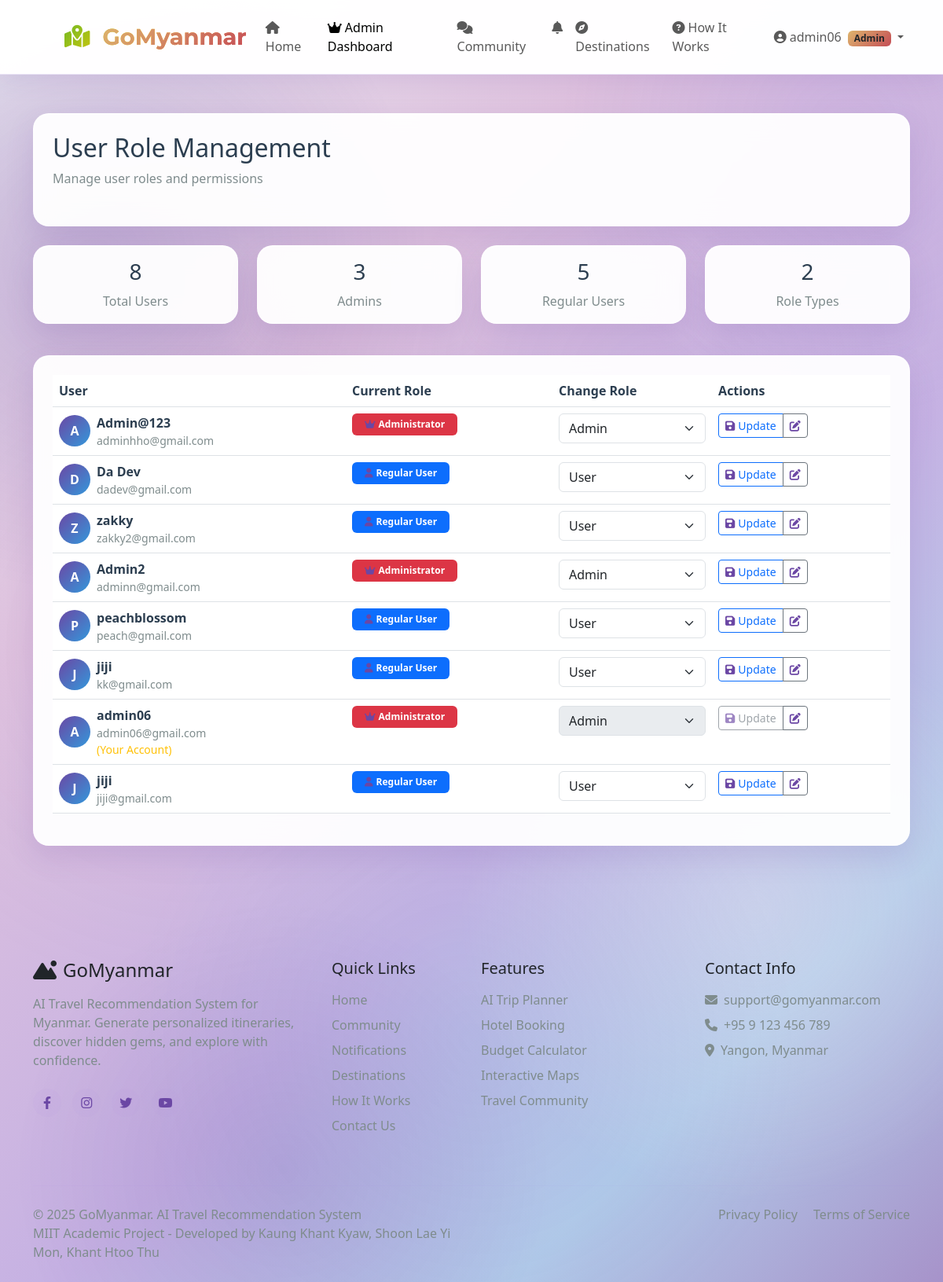
The page /users/admin/users/roles/ (signed in) on the database its author committed.
### users/models.py (models this page shows, shortened)
class CustomUser(AbstractUser):
    USER_TYPE_CHOICES = (
        ('user', 'User'),
        ('admin', 'Admin'),
    )
    username = models.CharField(
        _('username'),
        max_length=150,
        unique=False,  # CHANGED: This allows duplicate usernames
        help_text=_('Required. 150 characters or fewer. Letters, digits and @/./+/-/_ only.'),
    )
    email = models.EmailField(
        _('email address'),
        unique=True,  # CHANGED: Email must be unique
        error_messages={
            'unique': _("A user with that email already exists."),
        },
    )
    USERNAME_FIELD = 'email'  # Login with email
    REQUIRED_FIELDS = ['username']  # Username is still required but not for login
    objects = CustomUserManager()
    user_type = models.CharField(max_length=20, choices=USER_TYPE_CHOICES, default='user')
    profile_picture = models.ImageField(upload_to='profile_pics/', blank=True, null=True)
    bio = models.TextField(blank=True)
    phone_number = models.CharField(max_length=20, blank=True)
    location = models.CharField(max_length=100, blank=True)
    followers = models.ManyToManyField('self', symmetrical=False, related_name='following', blank=True)
    class Meta:
        verbose_name = _('user')
        verbose_name_plural = _('users')
        ordering = ['email', 'username']
    def is_admin_user(self):
        return self.user_type == 'admin' or self.is_staff or self.is_superuser

### users/views_admin.py (the view)
# urls.py: path('admin/users/roles/', views_admin.AdminUserRolesView.as_view(), name='admin_user_roles'),
class AdminUserRolesView(LoginRequiredMixin, AdminRequiredMixin, TemplateView):
    template_name = 'users/admin_user_roles.html'
    def get_context_data(self, **kwargs):
        context = super().get_context_data(**kwargs)
        users = CustomUser.objects.all().order_by('-date_joined')
        context['users'] = users
        context['user_types'] = CustomUser.USER_TYPE_CHOICES
        context['admin_count'] = users.filter(user_type='admin').count()
        context['user_count'] = users.filter(user_type='user').count()
        return context

### templates/users/admin_user_roles.html (shortened to what this page needs)
{% extends 'base.html' %}
{% block content %}
<div class="container py-5 mt-5">
    <div class="card-glass p-4 mb-4">
        <div class="d-flex justify-content-between align-items-center mb-4">
            <div>
                <h2 class="mb-2" style="color: #2c3e50;">User Role Management</h2>
                <p class="mb-0" style="color: #7f8c8d;">Manage user roles and permissions</p>
            </div>
        </div>
    </div>
    <div class="row mb-4">
        <div class="col-md-3 col-sm-6 mb-3">
            <div class="card-glass p-3 text-center">
                <h3 class="mb-2" style="color: #2c3e50;">{{ users.count }}</h3>
                <p class="mb-0" style="color: #7f8c8d;">Total Users</p>
            </div>
        </div>
        <div class="col-md-3 col-sm-6 mb-3">
            <div class="card-glass p-3 text-center">
                <h3 class="mb-2" style="color: #2c3e50;">{{ admin_count }}</h3>
                <p class="mb-0" style="color: #7f8c8d;">Admins</p>
            </div>
        </div>
        <div class="col-md-3 col-sm-6 mb-3">
            <div class="card-glass p-3 text-center">
                <h3 class="mb-2" style="color: #2c3e50;">{{ user_count }}</h3>
                <p class="mb-0" style="color: #7f8c8d;">Regular Users</p>
            </div>
        </div>
        <div class="col-md-3 col-sm-6 mb-3">
            <div class="card-glass p-3 text-center">
                <h3 class="mb-2" style="color: #2c3e50;">2</h3>
                <p class="mb-0" style="color: #7f8c8d;">Role Types</p>
            </div>
        </div>
    </div>
    <div class="card-glass p-4">
        <form method="post" id="roleForm">
            <div class="table-responsive">
                <table class="table table-hover">
                    <thead>
                        <tr>
                            <th style="color: #2c3e50;">User</th>
                            <th style="color: #2c3e50;">Current Role</th>
                            <th style="color: #2c3e50;">Change Role</th>
                            <th style="color: #2c3e50;">Actions</th>
                        </tr>
                    </thead>
                    <tbody>
                        {% for user in users %}
                        <tr>
                            <td>
                                <div class="d-flex align-items-center">
                                    {% if user.profile_picture %}
                                    <img src="{{ user.profile_picture.url }}" alt="{{ user.username }}"
                                         class="rounded-circle me-2" width="40" height="40">
                                    {% else %}
                                    <div class="rounded-circle bg-light d-flex align-items-center justify-content-center me-2"
                                         style="width: 40px; height: 40px; background: linear-gradient(135deg, #6B47A4, #3498db);">
                                        <span class="text-white fw-bold">{{ user.username|first|upper }}</span>
                                    </div>
                                    {% endif %}
                                    <div>
                                        <strong style="color: #2c3e50;">{{ user.username }}</strong>
                                        <div class="text-gray small">{{ user.email }}</div>
                                        {% if user == request.user %}
                                        <div class="text-warning small">(Your Account)</div>
                                        {% endif %}
                                    </div>
                                </div>
                            </td>
                            <td>
                                {% if user.user_type == 'admin' %}
                                <span class="badge bg-danger px-3 py-2">
                                    <i class="fas fa-crown me-1"></i>Administrator
                                </span>
                                {% else %}
                                <span class="badge bg-primary px-3 py-2">
                                    <i class="fas fa-user me-1"></i>Regular User
                                </span>
                                {% endif %}
                            </td>
                            <td>
                                <select name="user_type" class="form-select role-select"
                                        data-user-id="{{ user.id }}"
                                        {% if user == request.user %}disabled{% endif %}>
                                    {% for value, label in user_types %}
                                    <option value="{{ value }}" {% if user.user_type == value %}selected{% endif %}>
                                        {{ label }}
                                    </option>
                                    {% endfor %}
                                </select>
                            </td>
                            <td>
                                <div class="btn-group" role="group">
                                    <button type="submit" class="btn btn-sm btn-outline-primary save-role-btn"
                                            name="action" value="update_role"
                                            data-user-id="{{ user.id }}"
                                            {% if user == request.user %}disabled{% endif %}>
                                        <i class="fas fa-save me-1"></i>Update
                                    </button>
                                    <a href="/admin/users/customuser/{{ user.id }}/change/"
                                       class="btn btn-sm btn-outline-secondary">
                                        <i class="fas fa-edit"></i>
                                    </a>
                                </div>
                            </td>
                        </tr>
                        {% endfor %}
                    </tbody>
                </table>
            </div>
        </form>
    </div>
</div>
{% endblock %}

### templates/base.html (shortened to what this page needs)
<!DOCTYPE html>
<html lang="en">
<head>
    <link href="https://cdn.jsdelivr.net/npm/bootstrap@5.3.0-alpha1/dist/css/bootstrap.min.css" rel="stylesheet">
    <link rel="stylesheet" href="https://cdnjs.cloudflare.com/ajax/libs/font-awesome/6.4.0/css/all.min.css">
    <link href="/static/css/custom.css" rel="stylesheet">
</head>
<body>
    <nav class="navbar navbar-expand-lg navbar-light fixed-top">
        <div class="container">
            <a class="navbar-brand" href="{% url 'home' %}">
                <i class="fas fa-map-marked-alt me-2" style="color: #DEB56D;"></i>
                <span class="gradient-text">GoMyanmar</span>
            </a>
            <div class="collapse navbar-collapse" id="navbarNav">
                <ul class="navbar-nav me-auto">
                    <li class="nav-item">
                        <a class="nav-link {% if request.path == '/' %}active{% endif %}" href="{% url 'home' %}">
                            <i class="fas fa-home me-1"></i>Home
                        </a>
                    </li>
                    {% if user.is_authenticated %}
                        {% if user.is_admin_user %}
                        <li class="nav-item">
                            <a class="nav-link {% if 'admin' in request.path %}active{% endif %}" href="{% url 'users:admin_dashboard' %}">
                                <i class="fas fa-crown me-1"></i>Admin Dashboard
                            </a>
                        </li>
                        {% endif %}
                    {% endif %}
                    <li class="nav-item">
                        <a class="nav-link {% if 'posts' in request.path %}active{% endif %}" href="{% url 'posts:post_list' %}">
                            <i class="fas fa-comments me-1"></i>Community
                        </a>
                    </li>
                    {% if user.is_authenticated %}
                    <li class="nav-item">
                        <a class="nav-link position-relative {% if 'notifications' in request.path %}active{% endif %}" href="{% url 'posts:notifications' %}">
                            <i class="fas fa-bell"></i>
                        </a>
                    </li>
                    {% endif %}
                    <li class="nav-item">
                       <a class="nav-link {% if 'destinations' in request.path %}active{% endif %}" href="{% url 'planner:destinations' %}">
                             <i class="fas fa-compass me-1"></i>Destinations
                       </a>
                    </li>
                    <li class="nav-item">
                        <a class="nav-link" href="#">
                            <i class="fas fa-question-circle me-1"></i>How It Works
                        </a>
                    </li>
                </ul>
                <ul class="navbar-nav">
                    {% if user.is_authenticated %}
                    <li class="nav-item dropdown">
                        <a class="nav-link dropdown-toggle" href="#" id="userDropdown" data-bs-toggle="dropdown">
                            <i class="fas fa-user-circle me-1"></i>{{ user.username }}
                            {% if user.is_admin_user %}
                            <span class="badge gradient-gold text-dark ms-1">Admin</span>
                            {% endif %}
                        </a>
                    </li>
                    {% endif %}
                </ul>
            </div>
        </div>
    </nav>
    <main class="pt-5">
        {% block content %}{% endblock %}
    </main>
    <footer class="py-5 mt-5">
        <div class="container">
            <div class="row">
                <div class="col-md-4 mb-4">
                    <h4 class="mb-3">
                        <i class="fas fa-mountain-sun me-2"></i>GoMyanmar
                    </h4>
                    <p class="text-gray">AI Travel Recommendation System for Myanmar. Generate personalized itineraries, discover hidden gems, and explore with confidence.</p>
                    <div class="mt-4">
                        <a href="#" class="social-icon">
                            <i class="fab fa-facebook-f"></i>
                        </a>
                        <a href="#" class="social-icon">
                            <i class="fab fa-instagram"></i>
                        </a>
                        <a href="#" class="social-icon">
                            <i class="fab fa-twitter"></i>
                        </a>
                        <a href="#" class="social-icon">
                            <i class="fab fa-youtube"></i>
                        </a>
                    </div>
                </div>
                <div class="col-md-2 mb-4">
                    <h5 class="mb-3">Quick Links</h5>
                    <ul class="list-unstyled">
                        <li class="mb-2"><a href="{% url 'home' %}" class="text-decoration-none text-gray">Home</a></li>
                        <li class="mb-2"><a href="{% url 'posts:post_list' %}" class="text-decoration-none text-gray">Community</a></li>
                        <li class="mb-2"><a href="{% url 'posts:notifications' %}" class="text-decoration-none text-gray">Notifications</a></li>
                        <li class="mb-2"><a href="#" class="text-decoration-none text-gray">Destinations</a></li>
                        <li class="mb-2"><a href="#" class="text-decoration-none text-gray">How It Works</a></li>
                        <li class="mb-2"><a href="#" class="text-decoration-none text-gray">Contact Us</a></li>
                    </ul>
                </div>
                <div class="col-md-3 mb-4">
                    <h5 class="mb-3">Features</h5>
                    <ul class="list-unstyled">
                        <li class="mb-2"><a href="#" class="text-decoration-none text-gray">AI Trip Planner</a></li>
                        <li class="mb-2"><a href="#" class="text-decoration-none text-gray">Hotel Booking</a></li>
                        <li class="mb-2"><a href="#" class="text-decoration-none text-gray">Budget Calculator</a></li>
                        <li class="mb-2"><a href="#" class="text-decoration-none text-gray">Interactive Maps</a></li>
                        <li class="mb-2"><a href="{% url 'posts:post_list' %}" class="text-decoration-none text-gray">Travel Community</a></li>
                    </ul>
                </div>
                <div class="col-md-3 mb-4">
                    <h5 class="mb-3">Contact Info</h5>
                    <ul class="list-unstyled text-gray">
                        <li class="mb-2"><i class="fas fa-envelope me-2"></i>support@gomyanmar.com</li>
                        <li class="mb-2"><i class="fas fa-phone me-2"></i>+95 9 123 456 789</li>
                        <li class="mb-2"><i class="fas fa-map-marker-alt me-2"></i>Yangon, Myanmar</li>
                    </ul>
                </div>
            </div>
            <hr class="my-4" style="border-color: rgba(139, 92, 246, 0.1);">
            <div class="row">
                <div class="col-md-6">
                    <p class="mb-0 text-gray">&copy; 2025 GoMyanmar. AI Travel Recommendation System</p>
                    <p class="mb-0 text-gray">MIIT Academic Project - Developed by Kaung Khant Kyaw, Shoon Lae Yi Mon, Khant Htoo Thu</p>
                </div>
                <div class="col-md-6 text-md-end">
                    <a href="#" class="text-decoration-none text-gray me-3">Privacy Policy</a>
                    <a href="#" class="text-decoration-none text-gray">Terms of Service</a>
                </div>
            </div>
        </div>
    </footer>
</body>
</html>

### rows shown on the page
CustomUser: username "admin06", username|first "A", email "admin06@gmail.com", shows "(Your Account)", shows "Administrator", user_type "Admin"
CustomUser: username|first "A", username "Admin@123", email "adminhho@gmail.com", shows "Administrator", user_type "Admin"
CustomUser: username|first "D", username "Da Dev", email "dadev@gmail.com", shows "Regular User", user_type "User"
CustomUser: username|first "Z", username "zakky", email "zakky2@gmail.com", shows "Regular User", user_type "User"
CustomUser: username|first "A", username "Admin2", email "adminn@gmail.com", shows "Administrator", user_type "Admin"
CustomUser: username|first "P", username "peachblossom", email "peach@gmail.com", shows "Regular User", user_type "User"
CustomUser: username|first "J", username "jiji", email "kk@gmail.com", shows "Regular User", user_type "User"
CustomUser: username|first "J", username "jiji", email "jiji@gmail.com", shows "Regular User", user_type "User"

### other values the page prints
{{ users.count }} "8"
{{ admin_count }} "3"
{{ user_count }} "5"
